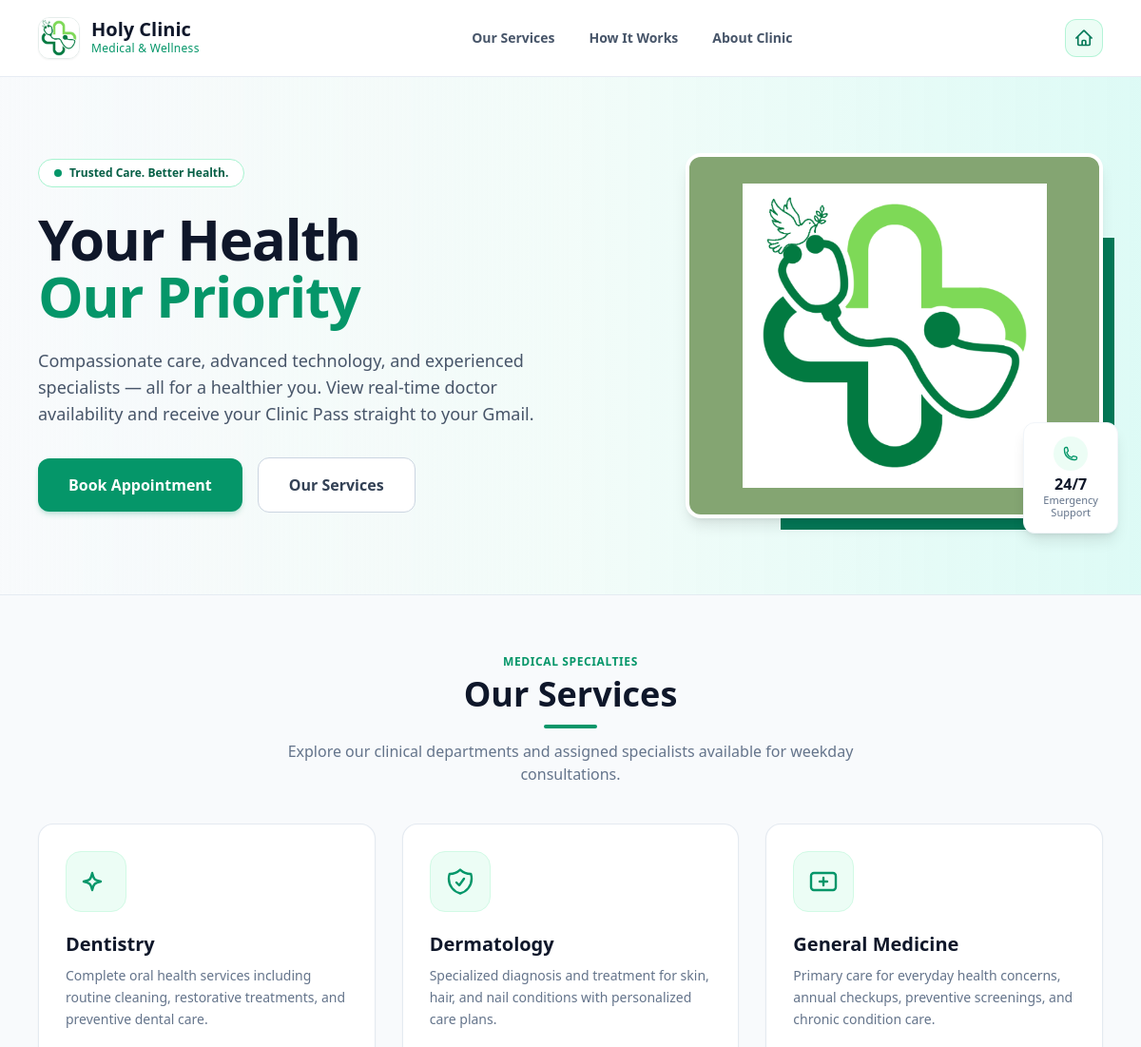
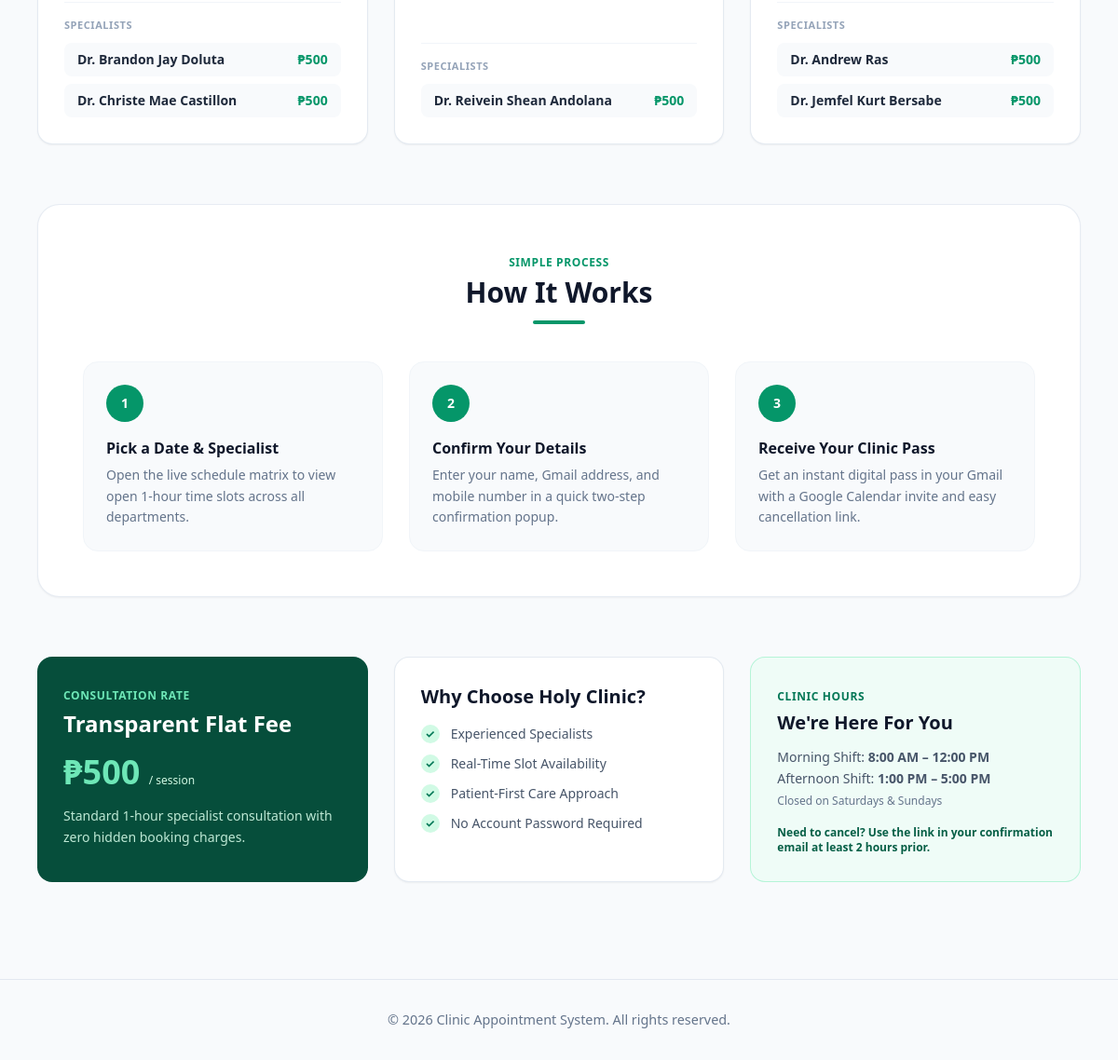
The page / on the database its author committed (2 pictures, top to bottom).
### tables this page shows
CREATE TABLE departments (
    department_id INT AUTO_INCREMENT PRIMARY KEY,
    name VARCHAR(100) NOT NULL,
    description TEXT
);

CREATE TABLE doctors (
    doctor_id INT AUTO_INCREMENT PRIMARY KEY,
    name VARCHAR(100) NOT NULL,
    email VARCHAR(100) UNIQUE NOT NULL,
    department_id INT NOT NULL,
    work_start VARCHAR(20) DEFAULT '09:00 AM',
    work_end VARCHAR(20) DEFAULT '05:00 PM',
    FOREIGN KEY (department_id) REFERENCES departments(department_id) ON DELETE CASCADE
);

### includes/departments.php (called while the page is built)
<?php
function getAllDepartments($conn) {
    $sql = "SELECT * FROM departments ORDER BY name ASC";
    $result = $conn->query($sql);
    $departments = [];
    if ($result) {
        while ($row = $result->fetch_assoc()) {
            $departments[] = $row;
        }
    }
    return $departments;
}
?>

### includes/doctors.php (called while the page is built, shortened)
<?php
function getAllDoctors($conn) {
    $sql = "SELECT
                doctors.*,
                departments.name AS dept_name
            FROM doctors
            LEFT JOIN departments
                ON doctors.department_id = departments.department_id
            ORDER BY doctors.name ASC";
    $result = $conn->query($sql);
    $doctors = [];
    if ($result) {
        while ($row = $result->fetch_assoc()) {
            $doctors[] = $row;
        }
    }
    return $doctors;
}
?>

### index.php (the view, shortened to what this page needs)
<?php
require_once 'config/db.php';
require_once 'includes/departments.php';
require_once 'includes/doctors.php';
$departments = getAllDepartments($conn);
$doctors     = getAllDoctors($conn);
$doctorsByDept = [];
foreach ($doctors as $doc) {
    $deptName = $doc['dept_name'] ?? 'General Medicine';
    $doctorsByDept[$deptName][] = $doc;
}
$defaultSvg = '<svg class="w-8 h-8 text-emerald-600" fill="none" stroke="currentColor" stroke-width="1.8" viewBox="0 0 24 24"><path stroke-linecap="round" stroke-linejoin="round" d="M19.5 14.25v-2.625a3.375 3.375 0 00-3.375-3.375h-1.5A1.125 1.125 0 0113.5 7.125v-1.5a3.375 3.375 0 00-3.375-3.375H8.25m3.75 9v6m3-3H9m1.5-12H5.625c-.621 0-1.125.504-1.125 1.125v17.25c0 .621.504 1.125 1.125 1.125h12.75c.621 0 1.125-.504 1.125-1.125V11.25a9 9 0 00-9-9z"/></svg>';
require_once 'includes/header.php';
?>
<header class="w-full bg-white border-b border-slate-200/80 sticky top-0 z-40">
    <div class="w-full max-w-7xl mx-auto px-6 sm:px-10 h-20 flex items-center justify-between">
        <a href="index.php" class="flex items-center gap-3 text-slate-900 no-underline">
            <img src="images/holy_clinic.png" alt="Holy Clinic Logo" class="w-11 h-11 rounded-xl object-cover shadow-sm border border-emerald-900/10">
            <div>
                <div class="font-extrabold text-xl leading-none text-slate-900">Holy Clinic</div>
                <div class="text-xs font-medium text-emerald-600 tracking-wide mt-0.5">Medical & Wellness</div>
            </div>
        </a>
        <nav class="hidden md:flex items-center gap-9 text-sm font-semibold text-slate-600">
            <a href="#ourServicesSection" class="hover:text-emerald-600 transition">Our Services</a>
            <a href="#howItWorksSection" class="hover:text-emerald-600 transition">How It Works</a>
            <a href="#whyChooseUsSection" class="hover:text-emerald-600 transition">About Clinic</a>
        </nav>
        <a href="index.php" title="Home" class="w-10 h-10 rounded-xl bg-emerald-50 hover:bg-emerald-100 text-emerald-700 border border-emerald-200/80 flex items-center justify-center transition">
        </a>
    </div>
</header>
<section class="w-full bg-gradient-to-r from-slate-50 via-emerald-50/50 to-teal-100/60 border-b border-slate-200/80">
    <div class="w-full max-w-7xl mx-auto px-6 sm:px-10 py-14 md:py-20">
        <div class="grid grid-cols-1 lg:grid-cols-12 gap-10 lg:gap-12 items-center">
            <div class="lg:col-span-7 space-y-6">
                <div class="inline-flex items-center gap-2 px-4 py-1.5 rounded-full bg-white border border-emerald-200 text-emerald-800 text-xs font-semibold shadow-xs">
                    <span class="w-2 h-2 rounded-full bg-emerald-600"></span>
                    Trusted Care. Better Health.
                </div>
                <h1 class="text-4xl sm:text-5xl lg:text-6xl font-extrabold tracking-tight text-slate-900 leading-[1.1]">
                    Your Health<br>
                    <span class="text-emerald-600">Our Priority</span>
                </h1>
                <p class="text-slate-600 text-base sm:text-lg max-w-xl leading-relaxed">
                    Compassionate care, advanced technology, and experienced specialists — all for a healthier you. View real-time doctor availability and receive your Clinic Pass straight to your Gmail.
                </p>
                <div class="flex flex-wrap items-center gap-4 pt-2">
                    <a href="schedule.php" class="inline-flex items-center justify-center px-8 py-4 rounded-xl bg-emerald-600 hover:bg-emerald-700 text-white font-bold text-sm sm:text-base shadow-md shadow-emerald-600/20 transition">
                        Book Appointment
                    </a>
                    <a href="#ourServicesSection" class="inline-flex items-center justify-center px-8 py-4 rounded-xl bg-white hover:bg-slate-50 text-slate-700 font-semibold text-sm sm:text-base border border-slate-300 transition">
                        Our Services
                    </a>
                </div>
            </div>
            <div class="lg:col-span-5 relative flex items-center justify-center lg:justify-end">
                <div class="relative w-full max-w-md">
                    <div class="relative z-10 w-full h-80 sm:h-96 rounded-2xl shadow-lg border-4 border-white overflow-hidden flex items-center justify-center" style="background-color: #84a572;">
                        <img src="images/holy_clinic.png"
                             alt="Holy Clinic Emblem"
                             class="w-72 h-72 sm:w-80 sm:h-80 object-contain">
                    </div>
                    <div class="absolute -bottom-4 -right-2 sm:-right-4 z-20 bg-white rounded-xl shadow-lg border border-slate-100 px-5 py-3.5 text-center">
                        <div class="w-9 h-9 mx-auto mb-1 rounded-full bg-emerald-50 text-emerald-600 flex items-center justify-center">
                        </div>
                        <div class="text-base font-extrabold text-slate-900 leading-tight">24/7</div>
                        <div class="text-[11px] text-slate-500 leading-tight">Emergency<br>Support</div>
                    </div>
                </div>
            </div>
        </div>
    </div>
</section>
<main class="w-full max-w-7xl mx-auto px-6 sm:px-10 py-14 space-y-16">
    <section id="ourServicesSection" class="scroll-mt-24">
        <div class="text-center max-w-2xl mx-auto mb-10">
            <span class="text-xs font-bold tracking-wider uppercase text-emerald-600">Medical Specialties</span>
            <h2 class="text-3xl sm:text-4xl font-extrabold text-slate-900 mt-1">Our Services</h2>
            <div class="w-14 h-1 bg-emerald-600 rounded-full mx-auto mt-3"></div>
            <p class="text-slate-500 text-sm sm:text-base mt-3">Explore our clinical departments and assigned specialists available for weekday consultations.</p>
        </div>
        <div class="grid grid-cols-1 md:grid-cols-2 lg:grid-cols-3 gap-7">
            <?php foreach ($departments as $dept):
                $deptName = $dept['name'];
                $info = $specialtyDetails[$deptName] ?? [
                    'svg'  => $defaultSvg,
                    'desc' => 'Specialized medical consultations, diagnostics, and personalized patient care.'
                ];
                $assignedDoctors = $doctorsByDept[$deptName] ?? [];
            ?>
                <div class="bg-white rounded-2xl border border-slate-200/90 p-7 shadow-sm hover:shadow-md hover:border-emerald-200 transition flex flex-col justify-between">
                    <div>
                        <div class="w-16 h-16 rounded-2xl bg-emerald-50 border border-emerald-100 flex items-center justify-center mb-5">
                            <?= $info['svg'] ?>
                        </div>
                        <h3 class="text-xl font-extrabold text-slate-900 mb-2"><?= htmlspecialchars($deptName) ?></h3>
                        <p class="text-slate-500 text-sm leading-relaxed mb-5">
                            <?= htmlspecialchars($info['desc']) ?>
                        </p>
                    </div>
                    <div class="border-t border-slate-100 pt-4">
                        <div class="text-[11px] font-bold uppercase tracking-wider text-slate-400 mb-2.5">Specialists</div>
                        <?php if (!empty($assignedDoctors)): ?>
                            <div class="space-y-2">
                                <?php foreach ($assignedDoctors as $doc): ?>
                                    <div class="flex items-center justify-between text-xs sm:text-sm bg-slate-50 px-3.5 py-2 rounded-lg">
                                        <span class="font-semibold text-slate-800"><?= htmlspecialchars($doc['name']) ?></span>
                                        <span class="text-emerald-600 font-semibold">₱500</span>
                                    </div>
                                <?php endforeach; ?>
                            </div>
                        <?php else: ?>
                            <p class="text-xs text-slate-400 italic">Consultations open weekdays</p>
                        <?php endif; ?>
                    </div>
                </div>
            <?php endforeach; ?>
        </div>
    </section>
    <section id="howItWorksSection" class="scroll-mt-24 bg-white rounded-3xl border border-slate-200/80 p-8 md:p-12 shadow-sm">
        <div class="text-center max-w-2xl mx-auto mb-10">
            <span class="text-xs font-bold tracking-wider uppercase text-emerald-600">Simple Process</span>
            <h2 class="text-3xl font-extrabold text-slate-900 mt-1">How It Works</h2>
            <div class="w-14 h-1 bg-emerald-600 rounded-full mx-auto mt-3"></div>
        </div>
        <div class="grid grid-cols-1 md:grid-cols-3 gap-7">
            <div class="p-6 rounded-2xl bg-slate-50 border border-slate-100">
                <div class="w-10 h-10 rounded-full bg-emerald-600 text-white font-extrabold text-sm flex items-center justify-center mb-4">1</div>
                <h3 class="text-base font-bold text-slate-900 mb-1.5">Pick a Date & Specialist</h3>
                <p class="text-sm text-slate-500 leading-relaxed">Open the live schedule matrix to view open 1-hour time slots across all departments.</p>
            </div>
            <div class="p-6 rounded-2xl bg-slate-50 border border-slate-100">
                <div class="w-10 h-10 rounded-full bg-emerald-600 text-white font-extrabold text-sm flex items-center justify-center mb-4">2</div>
                <h3 class="text-base font-bold text-slate-900 mb-1.5">Confirm Your Details</h3>
                <p class="text-sm text-slate-500 leading-relaxed">Enter your name, Gmail address, and mobile number in a quick two-step confirmation popup.</p>
            </div>
            <div class="p-6 rounded-2xl bg-slate-50 border border-slate-100">
                <div class="w-10 h-10 rounded-full bg-emerald-600 text-white font-extrabold text-sm flex items-center justify-center mb-4">3</div>
                <h3 class="text-base font-bold text-slate-900 mb-1.5">Receive Your Clinic Pass</h3>
                <p class="text-sm text-slate-500 leading-relaxed">Get an instant digital pass in your Gmail with a Google Calendar invite and easy cancellation link.</p>
            </div>
        </div>
    </section>
    <section id="whyChooseUsSection" class="scroll-mt-24 grid grid-cols-1 md:grid-cols-3 gap-7">
        <div class="bg-emerald-900 text-white rounded-2xl p-7 flex flex-col justify-between">
            <div>
                <span class="text-xs font-bold uppercase tracking-wider text-emerald-300">Consultation Rate</span>
                <h3 class="text-2xl font-extrabold mt-1">Transparent Flat Fee</h3>
                <div class="text-4xl font-black text-emerald-300 my-4">₱500 <span class="text-xs font-normal text-emerald-100">/ session</span></div>
                <p class="text-sm text-emerald-100/90 leading-relaxed">Standard 1-hour specialist consultation with zero hidden booking charges.</p>
            </div>
        </div>
        <div class="bg-white rounded-2xl border border-slate-200/90 p-7 shadow-sm">
            <h3 class="text-xl font-extrabold text-slate-900 mb-4">Why Choose Holy Clinic?</h3>
            <ul class="space-y-3 text-sm text-slate-600">
                <li class="flex items-center gap-3">
                    <span class="w-5 h-5 rounded-full bg-emerald-100 text-emerald-700 flex items-center justify-center text-xs font-bold">✓</span>
                    Experienced Specialists
                </li>
                <li class="flex items-center gap-3">
                    <span class="w-5 h-5 rounded-full bg-emerald-100 text-emerald-700 flex items-center justify-center text-xs font-bold">✓</span>
                    Real-Time Slot Availability
                </li>
                <li class="flex items-center gap-3">
                    <span class="w-5 h-5 rounded-full bg-emerald-100 text-emerald-700 flex items-center justify-center text-xs font-bold">✓</span>
                    Patient-First Care Approach
                </li>
                <li class="flex items-center gap-3">
                    <span class="w-5 h-5 rounded-full bg-emerald-100 text-emerald-700 flex items-center justify-center text-xs font-bold">✓</span>
                    No Account Password Required
                </li>
            </ul>
        </div>
        <div class="bg-emerald-50/70 rounded-2xl border border-emerald-200/80 p-7 flex flex-col justify-between">
            <div>
                <span class="text-xs font-bold uppercase tracking-wider text-emerald-700">Clinic Hours</span>
                <h3 class="text-xl font-extrabold text-slate-900 mt-1 mb-3">We're Here For You</h3>
                <p class="text-sm text-slate-600 leading-relaxed mb-4">
                    Morning Shift: <strong>8:00 AM – 12:00 PM</strong><br>
                    Afternoon Shift: <strong>1:00 PM – 5:00 PM</strong><br>
                    <span class="text-xs text-slate-500">Closed on Saturdays & Sundays</span>
                </p>
            </div>
            <div class="text-xs font-semibold text-emerald-800">
                Need to cancel? Use the link in your confirmation email at least 2 hours prior.
            </div>
        </div>
    </section>
</main>
<?php require_once 'includes/footer.php'; ?>

### rows shown on the page
departments: name "Dentistry", name "Complete oral health services including routine cleaning, restorative treatments, and preventive dental care."
doctors: name "Dr. Brandon Jay Doluta"
doctors: name "Dr. Christe Mae Castillon"
departments: name "Dermatology", name "Specialized diagnosis and treatment for skin, hair, and nail conditions with personalized care plans."
doctors: name "Dr. Reivein Shean Andolana"
departments: name "General Medicine", name "Primary care for everyday health concerns, annual checkups, preventive screenings, and chronic condition care."
doctors: name "Dr. Andrew Ras"
doctors: name "Dr. Jemfel Kurt Bersabe"
